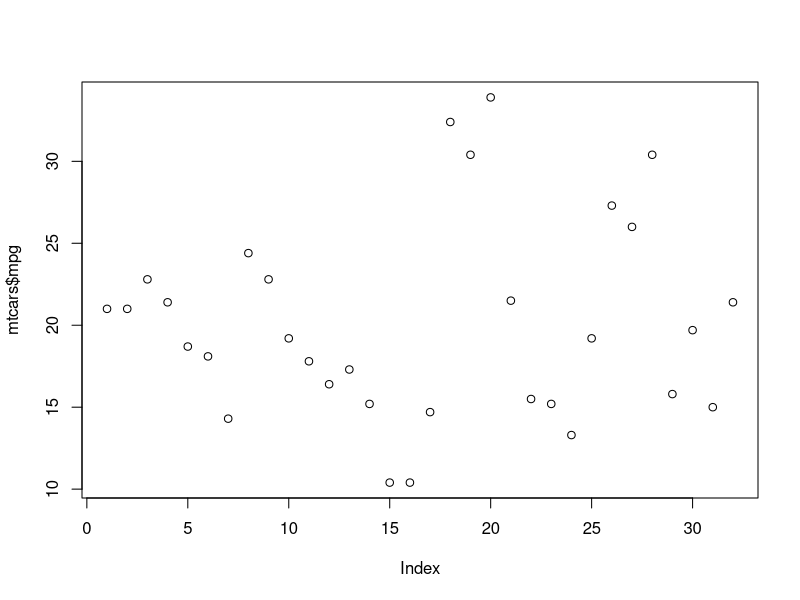
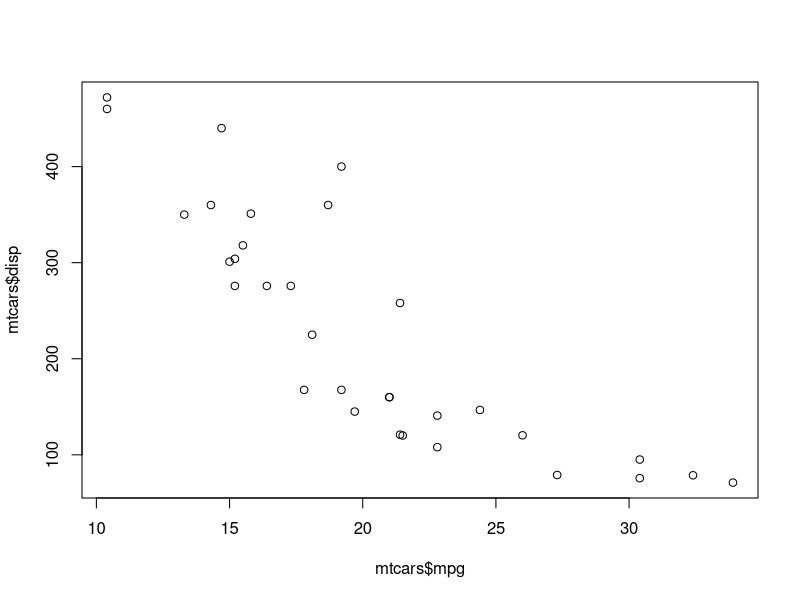
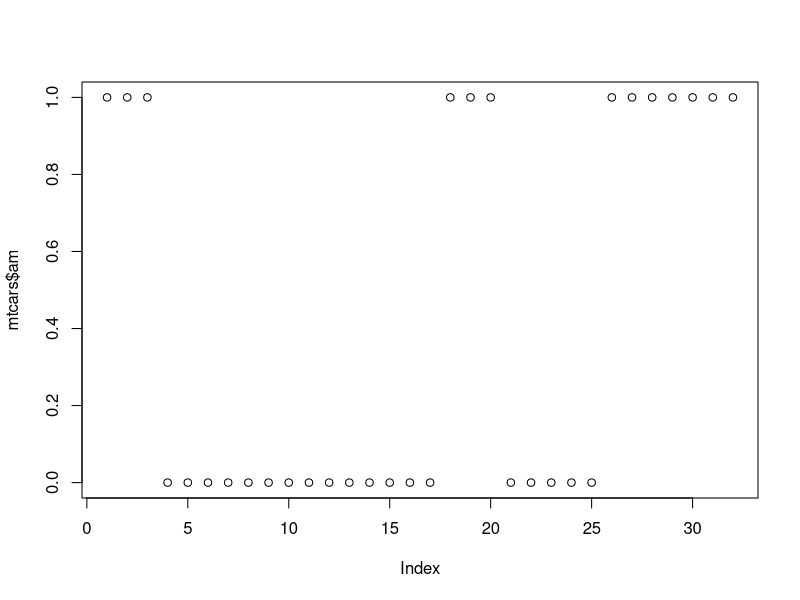
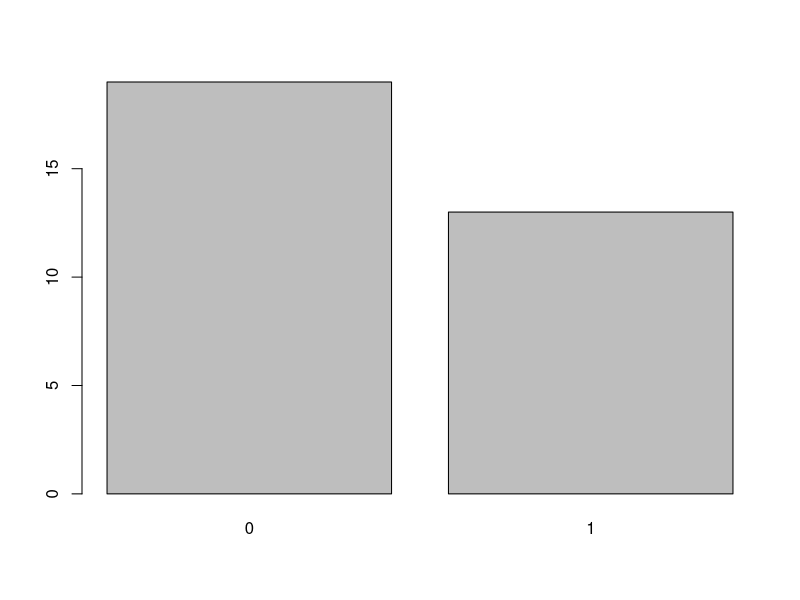
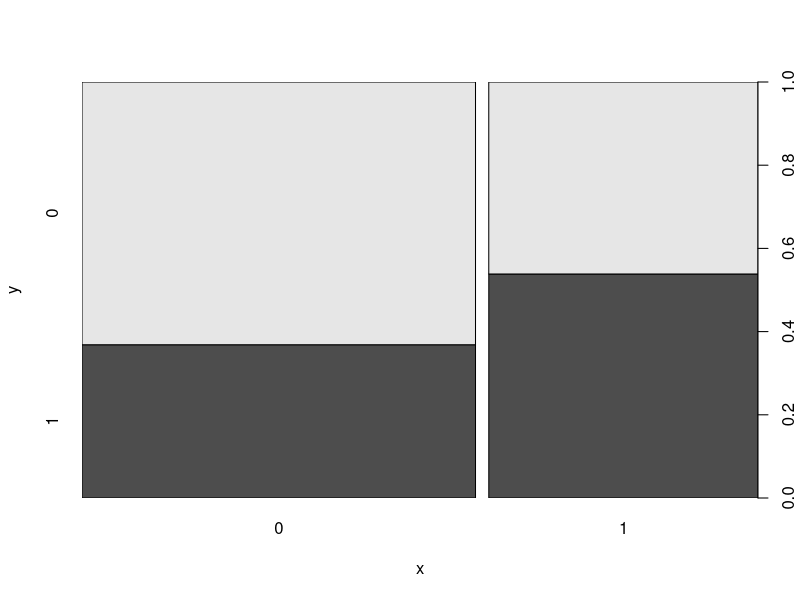
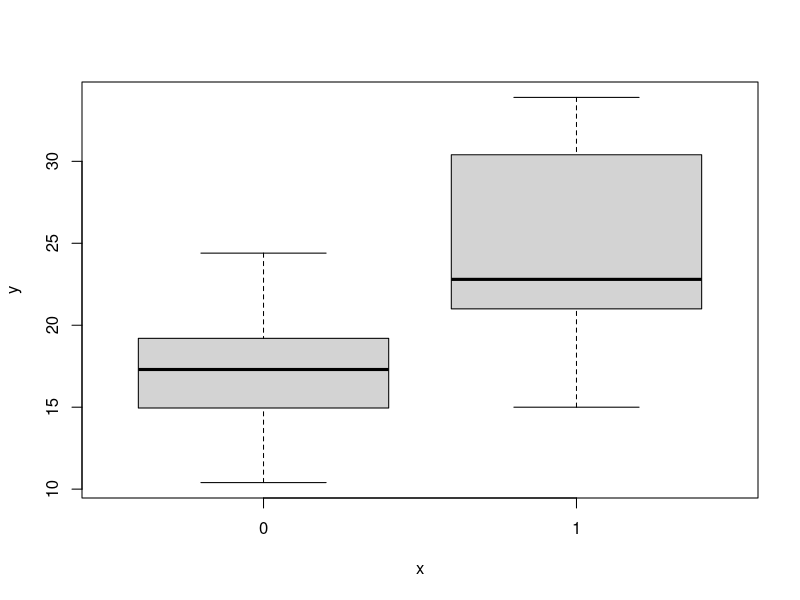
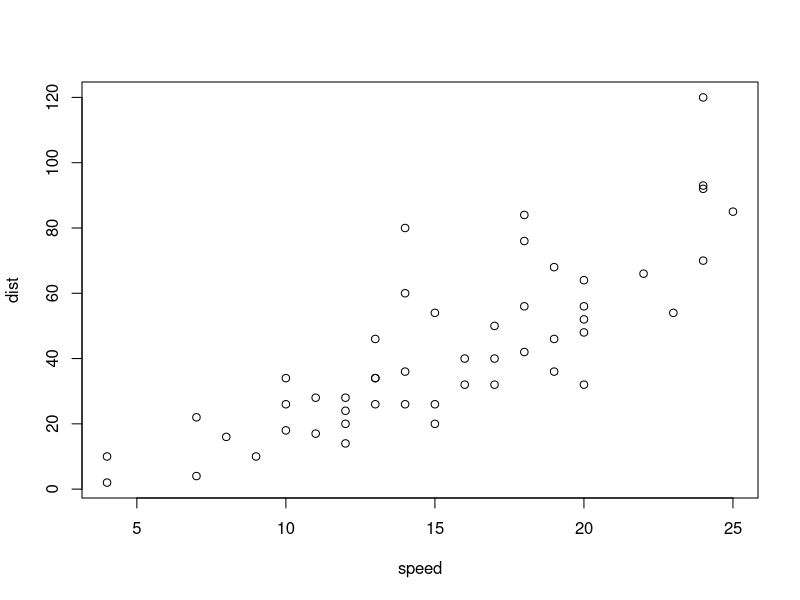
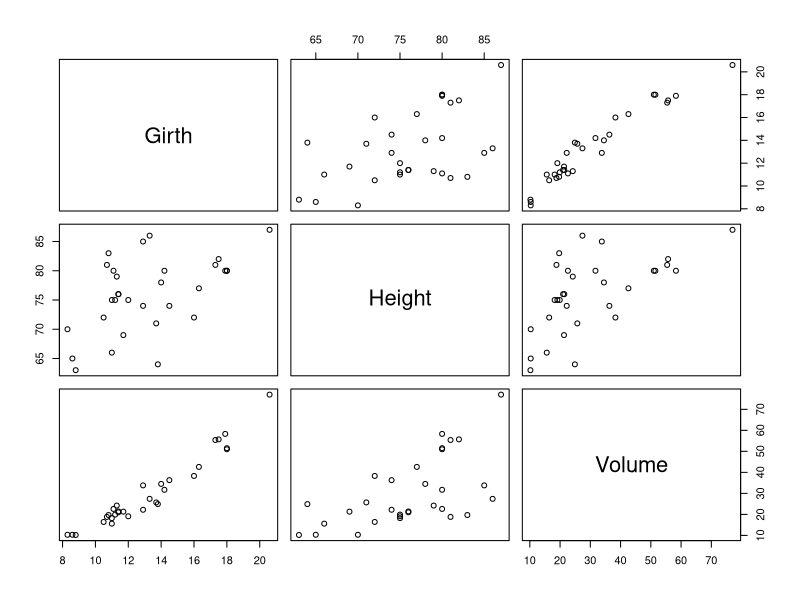

Write the R code that produced these figures, in order.
## ---- chunk 1
#| label: fig-tut-graphics-plot
#| fig-cap: Resultado de `plot()` conforme o tipo de variáveis
#| layout-ncol: 2
#| fig-subcap: 
#|   - "Uma variável numérica"
#|   - "Duas variáveis numéricas"
#|   - "Uma variável categórica codificada como numérica"
#|   - "Uma variável categórica codificada corretamente"
#|   - "Duas variáveis categóricas"
#|   - "Uma variável categórica e uma variável numérica"

plot(mtcars$mpg)                            # <1>
plot(mtcars$mpg, mtcars$disp)               # <2>
plot(mtcars$am)                             # <3>
plot(factor(mtcars$am))                     # <4>
plot(factor(mtcars$am), factor(mtcars$vs))  # <5>
plot(factor(mtcars$am), mtcars$mpg)         # <6>
## ---- chunk 2
#| label: fig-tut-graphics-plot-cars
#| fig-cap: Resultado de `plot(cars)`

plot(cars)
## ---- chunk 3
#| label: fig-tut-graphics-plot-trees
#| fig-cap: Resultado de `plot(trees)`

plot(trees)
## ---- chunk 4
#| label: fig-tut-graphics-plot-type
#| fig-cap: Diferentes tipos de representação disponíveis em `plot()`
#| layout-ncol: 2
#| fig-subcap: 
#|   - 'Pontos, `type = "p"` (por omissão)'
#|   - 'Linhas, `type = "l"`'
#|   - 'Pontos e linhas, `type = "b"`'
#|   - 'Pontos e linhas, `type = "o"`'
#|   - 'Densidade, `type = "h"`'
#|   - 'Escada, `type = "s"` (ponto no topo)'
#|   - 'Escada, `type = "S"` (ponto no fundo)'
#|   - 'Nada, `type = "n"` (apenas estabelece os eixos)'

plot(mtcars$mpg)
plot(mtcars$mpg, type = "l")
plot(mtcars$mpg, type = "b")
plot(mtcars$mpg, type = "o")
plot(mtcars$mpg, type = "h")
plot(mtcars$mpg, type = "s")
plot(mtcars$mpg, type = "S")
plot(mtcars$mpg, type = "n")
## ---- chunk 5
#| label: fig-tut-graphics-plot-cars-xy-par
#| fig-cap: Ajuste de parâmetros com `par()`
#| layout-ncol: 2
#| fig-subcap: 
#|   - O ajuste `ann = TRUE` afeta apenas este gráfico
#|   - A chamada a `par()` afeta todos os gráficos

par(bty = "l", ann = FALSE)
  
plot(cars$speed, cars$dist, ann = TRUE)
plot(cars$speed, cars$dist)
## ---- chunk 6
p <- par(bty = "l", ann = FALSE) # <1>
# ...                            # <2>
par(p)                           # <3>

## ---- chunk 7
#| label: fig-tut-graphics-plot-cars-xy-ann
#| fig-cap: Configuração de títulos e rótulos

plot(
  cars$speed, cars$dist,
  main = "Distância de paragem vs. velocidade",
  sub = "(elaborado a partir do conjunto cars)",
  xlab = "Velocidade",
  ylab = "Distância de paragem"
)
## ---- chunk 8
#| label: fig-tut-graphics-plot-cars-xy-axes
#| fig-cap: Exemplos de ajustes nos eixos e escalas
#| layout-ncol: 2
#| fig-subcap: 
#|   - Supressão dos eixos e caixa
#|   - Supressão dos eixos
#|   - Ajuste das escalas e caixa
#|   - Escala vertical logarítmica

plot(cars$speed, cars$dist, axes = FALSE)             # <1>
plot(cars$speed, cars$dist, xaxt = "n", yaxt = "n")   # <2>
plot(                                                         # <3>
  cars$speed, cars$dist,                    
  xlim = c(-5, 30),                                         
  yaxp = c(20, 100, 5),
  bty = "u"
)
plot(cars$speed, cars$dist, log = "y", frame.plot = FALSE, las = 1) # <4>
## ---- chunk 9
#| label: fig-tut-graphics-pch
#| fig-cap: Especificação do parâmetro `pch`
#| layout-ncol: 2
#| fig-subcap: 
#|   - "Apenas um símbolo para os pontos todos"
#|   - "Vetor com 4 símbolos (reciclado)"

plot(cars$speed, cars$dist, pch = 17)
plot(cars$speed, cars$dist, pch = 1:4)
## ---- chunk 10
#| label: fig-tut-graphics-cex
#| fig-cap: Especificação do parâmetro `cex`
#| layout-ncol: 2
#| fig-subcap: 
#|   - "Apenas um tamanho para os pontos todos"
#|   - "Vetor com 3 tamanhos (reciclado)"

plot(cars$speed, cars$dist, cex = 5.5)
plot(cars$speed, cars$dist, cex = 1:3)
## ---- chunk 11
#| label: fig-tut-graphics-col
#| fig-cap: Especificação dos parâmetros `col` e `bg`
#| layout-ncol: 2
#| fig-subcap: 
#|   - "Apenas uma cor para os pontos todos"
#|   - "Vetor com 3 cores (reciclado)"
#|   - "Símbolo que não permite especificar preenchimento"
#|   - "Símbolo que permite especificar preenchimento"

plot(cars$speed, cars$dist, col = "blue")
plot(cars$speed, cars$dist, col = 1:3)
plot(cars$speed, cars$dist, pch = 15, col = "blue", bg = "lightblue")
plot(cars$speed, cars$dist, pch = 22, col = "blue", bg = "lightblue")
## ---- chunk 12
#| label: fig-tut-graphics-lty-lwd
#| fig-cap: Especificação do parâmetro `lty`
#| layout-ncol: 2
#| fig-subcap: 
#|   - "Especificação de uma linha tracejada"
#|   - "Especificação de uma linha tracejada mais espessa"

plot(mtcars$mpg, type = "l", lty = "dashed")
plot(mtcars$mpg, type = "l", lty = 2, lwd = 3)
## ---- chunk 13
#| label: fig-tut-graphics-mar
#| fig-cap: Especificação das margens

p <- par(bg = "gray95", mar = rep(1.5, 4))
plot(cars)
par(p)
## ---- chunk 14
#| label: fig-tut-graphics-low-functions
#| fig-cap: Funções de baixo nível
#| fig-keep: all
#| fig-show: animate
#| collapse: true
#| out-extra: class="preview-image"

# posição das marcas em metros
at_m <- pretty(cars$dist * 0.3048)

# alargar margem direita
p <- par(mar = rep(5, 4, 4, 4))

plot(cars, bty = "n", xlab = "Velocidade (mph)", ylab = "Distância (ft)") # <1>
box(lty = "dotted", col = "gray") # <2>
axis(4, at = at_m / 0.3048, labels = at_m) # <3>
mtext("Distância (m)", side = 4, line = 3) # <4>
points(1:26, 1:26, col = "red", pch = 5) # <5>
text(1:26, 1:26, letters, cex = 0.75, pos = 1) # <6>
lines(cars[10:30, ], lty = "dotted", col = "blue") # <7>
abline(a = 30, b = 2, col = "orange1") # <8>
abline(h = 100, col = "orange2") # <9>
abline(v = 10:12, col = "orange3") # <10>
abline(lm(dist ~ speed, data = cars), col = "purple", lty = "dotted") # <11>
polygon(c(5, 10, 12, 7), c(80, 90, 100, 110), border = "darkred", col = "pink") # <12>
text(8, 95, "um polígono", cex = 0.75) # <13>
title(main = "Funções de baixo nível", col.main = "darkgreen") # <14>
## ---- chunk 15
rgb(0.3, 0.4, 0.5, 0.6)
## ---- chunk 16
palette()
## ---- chunk 17
#| label: fig-tut-graphics-legend
#| fig-cap: Configuração de legendas
#| layout-ncol: 2
#| fig-subcap: ""

cyl <- ordered(mtcars$cyl)

plot(
  mtcars$disp, mtcars$mpg,
  xlab = "Cilindrada (polegadas cúbicas)", ylab = "Consumo (milhas por galão)",
  col = as.numeric(cyl), pch = as.numeric(cyl)
)

legend(
  "topright",
  legend = levels(cyl),
  title = "Cilindros",
  inset = 0.02,
  col = 1:3,
  pch = 1:3
)

# ----------

cl <- c("steelblue", "darkgreen", "darkred")
sz <- c(1, 1.25, 1.5)

plot(
  mtcars$disp, mtcars$mpg,
  xlab = "Cilindrada (polegadas cúbicas)", ylab = "Consumo (milhas por galão)",
  col = cl[cyl], cex = sz[cyl], pch = 19
)

legend(
  "top",
  legend = levels(cyl),
  title = "Cilindros",
  inset = 0.02,
  horiz = TRUE,
  col = cl,
  pch = 19,
  pt.cex = sz
)

# ----------

x <- 0:20

plot(x, x ^ 2, type = "o", pch = 15, col = "purple", ann = FALSE)
points(x, x * 15, type = "o", pch = 16, col = "blue", lty = "dotted")

legend(
  0, 390,
  c("Linear", "Quadrática"),
  bty = "n",
  pch = 16:15,
  col = c("blue", "purple"),
  lty = c("dotted", "solid")
)

# ----------

par(mar = c(5, 4, 4, 5))

plot(cyl, xlab = "Cilindros", col = 3:5)

legend(
  "right",
  legend = levels(cyl),
  title = "Cilindros",
  inset = -0.15,
  fill = 3:5,
  xpd = TRUE
)
## ---- chunk 18
mtcars$cyl
cyl
as.numeric(cyl)
